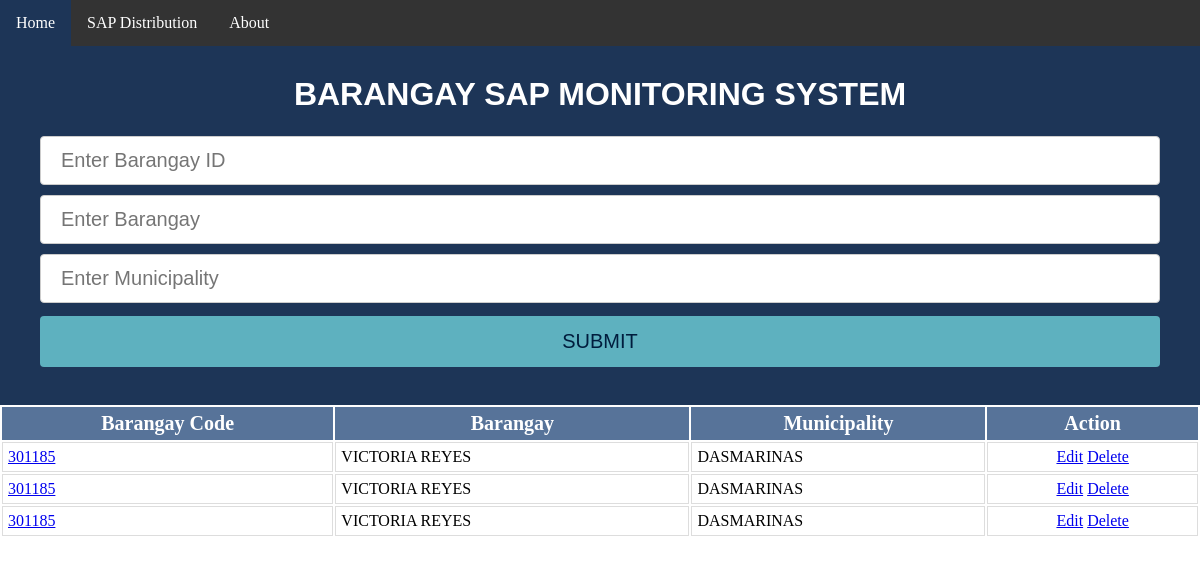
Before: / with the older database file.
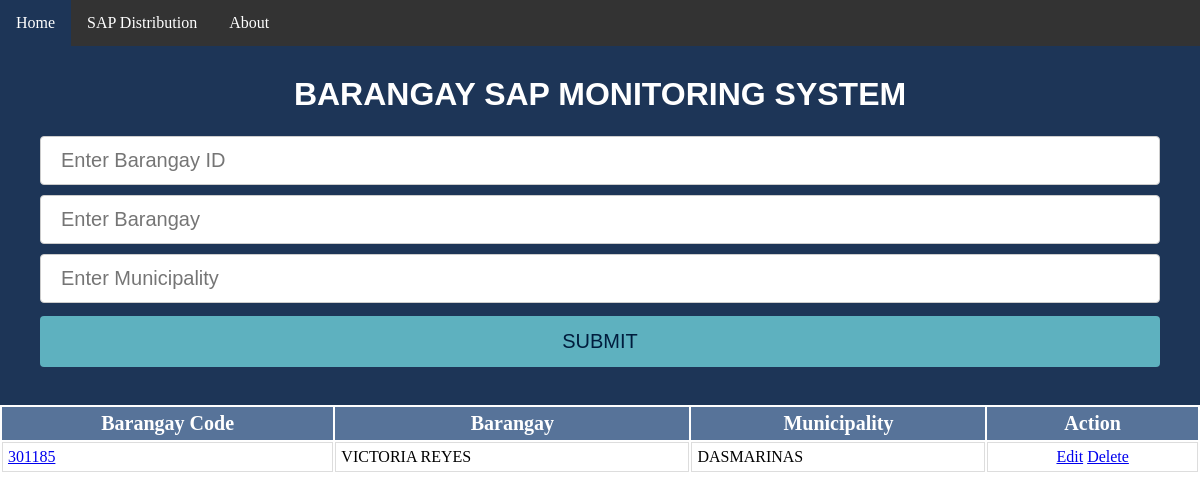
After: the same page with the newer database file.
### MNList/models.py (models this page shows)
class IBrgy(models.Model):
      mncplty = models.TextField(default='')
      bname = models.TextField(default='')
      bID = models.CharField(default='', max_length=6)
      class meta:
          db = "brgy"

### MNList/views.py (the view)
# urls.py: url(r'^$', views.MainPage, name='mainpage'),
def MainPage(request):
   ibrgys = IBrgy.objects.all()
   ibrgys = IBrgy.objects.order_by("bname")
   return render(request, 'BSMS.html',{'ibrgys' : ibrgys})

### MNList/templates/BSMS.html (shortened to what this page needs)
<html>
<head>
</head>
<body>
{% extends 'base.html' %}
{% block content %}
	<div id="myDIV" class="header">
		<h1>BARANGAY SAP MONITORING SYSTEM</h1>
	<br>
		<form method="POST" action="/new_residents">
		      <input type="txt" id="BrgyID" name="BrgyID" placeholder="Enter Barangay ID" required>
			<input type="txt" id="Brgy" name="Brgy" placeholder="Enter Barangay" required>
			 <input type="txt" id="Municipality" name="Municipality" placeholder="Enter Municipality" required>
			<input type="submit" id="bAdd" name="bAdd" value="SUBMIT" class=button> </form>
	</div>
	<table id="id_table" name='tr'>
		<tr>
			<th>Barangay Code</th>
			<th>Barangay</th>
			<th>Municipality</th>
			<th>Action</th>
		</tr>
		<tr> {% for ibrgy in ibrgys %}
		        <td> <a href=/{{ibrgy.id}}>{{ibrgy.bID}}</a></td>
		        <td>{{ibrgy.bname.upper}}</td>
			<td>{{ibrgy.mncplty.upper}}</td>
			<td><center><a class="btn btn-sm btn-warning" href="edit/{{ ibrgy.id }}"> Edit</a> <a class="btn btn-sm btn-danger" href="delete/{{ ibrgy.id }}"> Delete</a></center></td>
        </tr>
		</tr> {% endfor %}
        </table>
</body>
{% endblock %}

Changed rows visible on the page:
removed IBrgy: bID "301185", bname "VICTORIA REYES", mncplty "DASMARINAS"
removed IBrgy: bID "301185", bname "VICTORIA REYES", mncplty "DASMARINAS"
